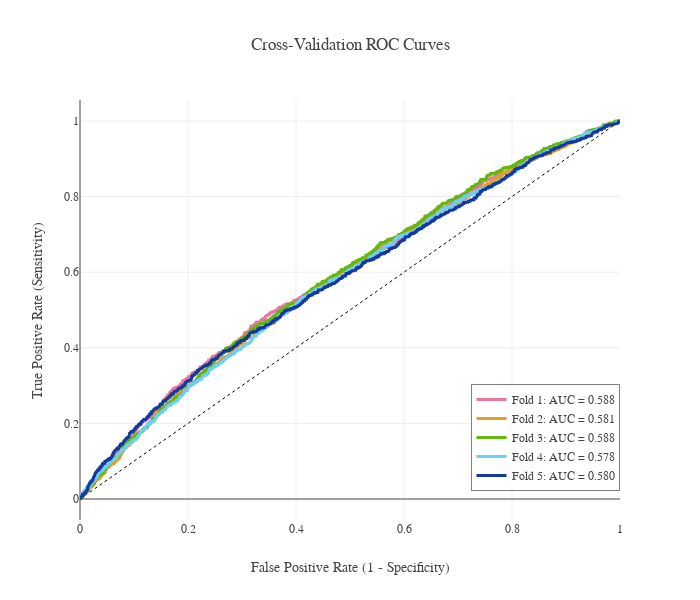

The notebook cell saved with this chart:
### Code cell
def plot_roc(y_val, y_prob):
    #colors=px.colors.qualitative.Prism
    fig = go.Figure(layout=plotly_template['layout'])
    fig.add_trace(go.Scatter(x=np.linspace(0,1,11), y=np.linspace(0,1,11), name='Random Chance', mode='lines', showlegend=False, line=dict(color="Black", width=1, dash="dot")))

    for i in range(len(y_val)):
        y=y_val[i]
        prob=y_prob[i]
        fpr, tpr, _ = roc_curve(y, prob)
        roc_auc = auc(fpr,tpr)
        fig.add_trace(go.Scatter(x=fpr, y=tpr, line=dict(color=color_palette['Cat5'][i], width=3),
                                 hovertemplate = 'True positive rate = %{y:.3f}<br>False positive rate = %{x:.3f}',
                                 name='Fold {}: AUC = {:.3f}'.format(i+1, roc_auc)))

    fig.update_layout(template=plotly_template, title="Cross-Validation ROC Curves",
                      hovermode="x unified", width=700, height=600,
                      xaxis_title='False Positive Rate (1 - Specificity)',
                      yaxis_title='True Positive Rate (Sensitivity)',
                      legend=dict(orientation='v', y=.07, x=1, xanchor="right",
                                  bordercolor="black", borderwidth=.5))
    fig.show()

plot_roc(y_valids, val_preds)

### Figure 1 — Plotly figure (JSON) as saved in the notebook; plotly's stock layout.template omitted (floating-point values rounded to 4 significant figures; data arrays with more than 128 entries replaced by an {"elided": "..."} marker saying what was removed)
{"data": [{"line": {"color": "Black", "dash": "dot", "width": 1}, "mode": "lines", "name": "Random Chance", "showlegend": false, "type": "scatter", "x": [0, 0.1, 0.2, 0.3, 0.4, 0.5, 0.6, 0.7, 0.8, 0.9, 1], "y": [0, 0.1, 0.2, 0.3, 0.4, 0.5, 0.6, 0.7, 0.8, 0.9, 1]}, {"hovertemplate": "True positive rate = %{y:.3f}<br>False positive rate = %{x:.3f}", "line": {"color": "#E876A3", "width": 3}, "name": "Fold 1: AUC = 0.588", "type": "scatter", "x": {"elided": "1767 float values"}, "y": {"elided": "1767 float values"}}, {"hovertemplate": "True positive rate = %{y:.3f}<br>False positive rate = %{x:.3f}", "line": {"color": "#E0A224", "width": 3}, "name": "Fold 2: AUC = 0.581", "type": "scatter", "x": {"elided": "1766 float values"}, "y": {"elided": "1766 float values"}}, {"hovertemplate": "True positive rate = %{y:.3f}<br>False positive rate = %{x:.3f}", "line": {"color": "#63B70D", "width": 3}, "name": "Fold 3: AUC = 0.588", "type": "scatter", "x": {"elided": "1743 float values"}, "y": {"elided": "1743 float values"}}, {"hovertemplate": "True positive rate = %{y:.3f}<br>False positive rate = %{x:.3f}", "line": {"color": "#6BCFF6", "width": 3}, "name": "Fold 4: AUC = 0.578", "type": "scatter", "x": {"elided": "1794 float values"}, "y": {"elided": "1794 float values"}}, {"hovertemplate": "True positive rate = %{y:.3f}<br>False positive rate = %{x:.3f}", "line": {"color": "#13399E", "width": 3}, "name": "Fold 5: AUC = 0.580", "type": "scatter", "x": {"elided": "1749 float values"}, "y": {"elided": "1749 float values"}}], "layout": {"font": {"family": "Franklin Gothic", "size": 12}, "height": 600, "hovermode": "x unified", "legend": {"bordercolor": "black", "borderwidth": 0.5, "orientation": "v", "x": 1, "xanchor": "right", "y": 0.07}, "title": {"text": "Cross-Validation ROC Curves"}, "width": 700, "xaxis": {"title": {"text": "False Positive Rate (1 - Specificity)"}}, "yaxis": {"title": {"text": "True Positive Rate (Sensitivity)"}}}}
